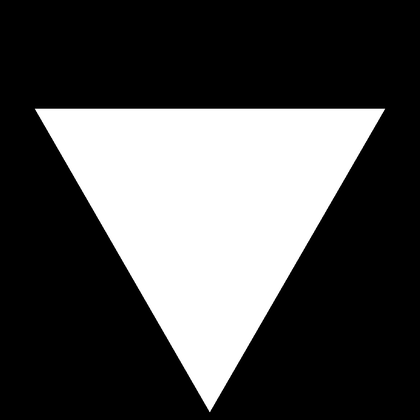
#> input picture dataset generator/polygons/3-gon/1024.png, 420 x 420 px, shrunk from 1024 x 1024 before the run; its folder holds only this picture in this run
$ python solver.py
#> lines starting #> are read from the running program, lines starting #| are printed output that depends on the picture; after the words box and inside, x2 and y2 are one past the last pixel; in counts of white or black regions, pixels touching at a corner belong together; long printed decimals are rounded
from PIL import Image
import numpy as np
from scipy.sparse import lil_matrix
from scipy.sparse.linalg import spsolve
import os
import time
import csv


# ============================================================
# Parameters
# ============================================================

input_folder = "polygons"

output_csv = "results.csv"


# ============================================================
# Solve one image
# ============================================================

def solve_image(image_path , folder_path):

    # --------------------------------------------------------
    # 1. Read image
    # --------------------------------------------------------

#> called with image_path = 'polygons/3-gon/1024.png', folder_path = 'polygons/3-gon'
    image = Image.open(image_path).convert("L")
#> image is the input picture: PIL image 420x420 L; min 0, max 255, mean 76.9
    img = np.array(image)

    # White = fluid
    # Black = wall/outside
    fluid = img > 128
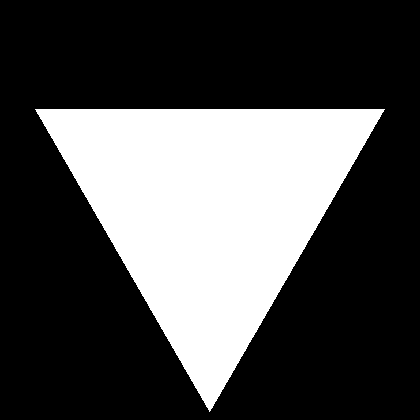
#> fluid: shape (420, 420) bool; 30.1% white; 1 white region, box (x1, y1, x2, y2) and area: (35, 109, 385, 412) 53108


    # --------------------------------------------------------
    # 2. Physical / numerical parameters
    # --------------------------------------------------------

    h = 1.0

    # We solve the problem for:
    #
    #       G / mu = 1
    #
    # Then:
    #
    #       C_shape = A^2 / Q1
    #

    G_over_mu = 1.0


    # --------------------------------------------------------
    # 3. Area and number of unknowns
    # --------------------------------------------------------

    A = np.sum(fluid) * h**2
#> A = 53108

    N = np.sum(fluid)
#> N = 53108


    # --------------------------------------------------------
    # 4. Map 2D fluid pixels -> 1D equation numbers
    # --------------------------------------------------------

    index_map = -np.ones(
        fluid.shape,
        dtype=int
    )

    index_map[fluid] = np.arange(N)
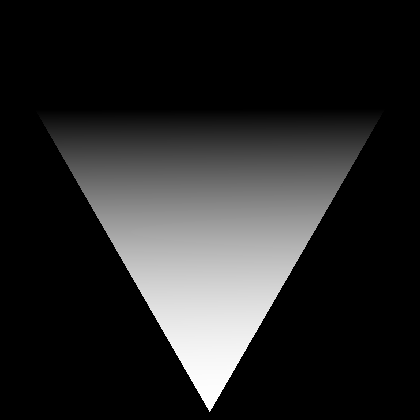
#> index_map: shape (420, 420) int64; min -1, max 53107, mean 7993.7; drawn with min black and max white


    # --------------------------------------------------------
    # 5. Create sparse matrix
    # --------------------------------------------------------

    A_matrix = lil_matrix(
        (N, N),
        dtype=float
    )

    b = np.full(
        N,
        G_over_mu * h**2,
        dtype=float
    )


    # --------------------------------------------------------
    # 6. Build finite-difference equations
    # --------------------------------------------------------

    start_build = time.perf_counter()


    for i in range(1, img.shape[0] - 1):

        for j in range(1, img.shape[1] - 1):

            if fluid[i, j]:

                # Equation number of current pixel
                p = index_map[i, j]

                # Center coefficient
                A_matrix[p, p] = 4.0


                # ------------------------------------------------
                # North neighbor
                # ------------------------------------------------

                if fluid[i - 1, j]:

                    n = index_map[i - 1, j]

                    A_matrix[p, n] = -1.0


                # ------------------------------------------------
                # South neighbor
                # ------------------------------------------------

                if fluid[i + 1, j]:

                    s = index_map[i + 1, j]

                    A_matrix[p, s] = -1.0


                # ------------------------------------------------
                # West neighbor
                # ------------------------------------------------

                if fluid[i, j - 1]:

                    w = index_map[i, j - 1]

                    A_matrix[p, w] = -1.0


                # ------------------------------------------------
                # East neighbor
                # ------------------------------------------------

                if fluid[i, j + 1]:

                    e = index_map[i, j + 1]

                    A_matrix[p, e] = -1.0


    # Convert to CSR format for the solver

    A_matrix = A_matrix.tocsr()


    build_time = (
        time.perf_counter()
        - start_build
    )


    # --------------------------------------------------------
    # 7. Solve linear system
    # --------------------------------------------------------

    start_solve = time.perf_counter()


    u_vector = spsolve(
        A_matrix,
        b
    )


    solve_time = (
        time.perf_counter()
        - start_solve
    )


    # --------------------------------------------------------
    # 8. Put velocity back into 2D image
    # --------------------------------------------------------

    u = np.zeros_like(
        img,
        dtype=float
    )

    u[fluid] = u_vector
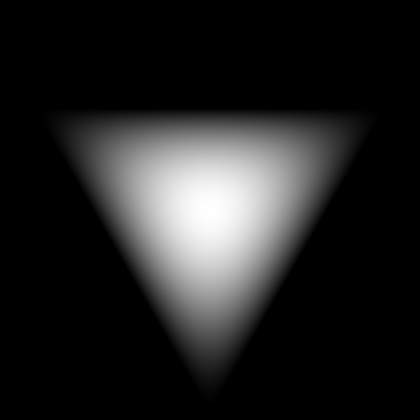
#> u: shape (420, 420) float64; min 0, max 3433.1, mean 468.7; drawn with min black and max white


    # --------------------------------------------------------
    # 9. Calculate residual
    # --------------------------------------------------------

    north = u[:-2, 1:-1]

    south = u[2:, 1:-1]

    west = u[1:-1, :-2]

    east = u[1:-1, 2:]

    center = u[1:-1, 1:-1]


    residual = (
        4.0 * center
        - north
        - south
        - west
        - east
    ) / h**2 - G_over_mu
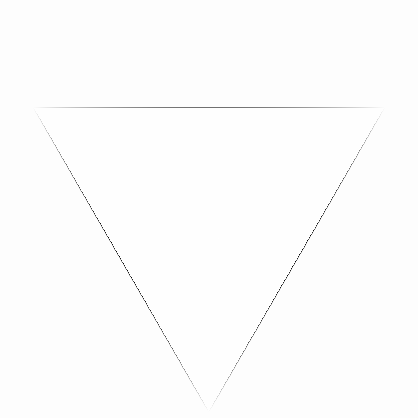
#> residual: shape (418, 418) float64; min -136.7, max 7.73e-12, mean -1; drawn with min black and max white


    fluid_inside = fluid[1:-1, 1:-1]
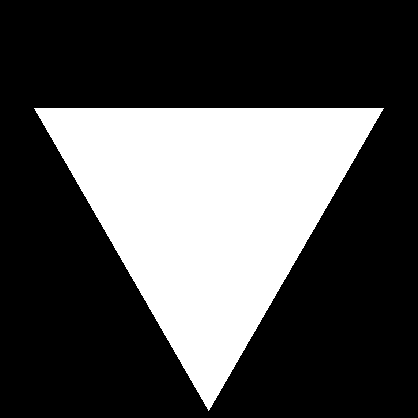
#> fluid_inside: shape (418, 418) bool; 30.4% white; 1 white region, box (x1, y1, x2, y2) and area: (34, 108, 384, 411) 53108


    residual_rms = np.sqrt(
        np.mean(
            residual[fluid_inside]**2
        )
    )
#> residual_rms = 1.06e-12


    # --------------------------------------------------------
    # 10. Calculate Q1
    # --------------------------------------------------------

    Q1 = np.sum(
        u[fluid]
    ) * h**2
#> Q1 = 82681481.6


    # --------------------------------------------------------
    # 11. Calculate shape coefficient
    # --------------------------------------------------------

    C_shape = A**2 / Q1
#> C_shape = 34.11


    # ============================================================
    # 12. Create velocity image
    # ============================================================

    u_max = np.max(u[fluid])
#> u_max = 3433.1

    velocity_img = np.zeros_like(u, dtype=np.uint8)

    velocity_img[fluid] = (
        255 * u[fluid] / u_max
    ).astype(np.uint8)


    velocity_image = Image.fromarray(velocity_img)

    velocity_image.save(f"{folder_path}/velocity{img.shape[0]}.png")


    print("Velocity image saved")


    # --------------------------------------------------------
    # 13. Return results
    # --------------------------------------------------------

    return {

        "resolution": img.shape[0],

        "area": A,

        "unknowns": N,

        "Q1": Q1,

        "C_shape": C_shape,

        "build_time": build_time,

        "solve_time": solve_time,

        "residual": residual_rms,

        "nnz": A_matrix.nnz
    }


# ============================================================
# Main dataset loop
# ============================================================

results = []


# ------------------------------------------------------------
# Check input folder
# ------------------------------------------------------------

if not os.path.isdir(input_folder):

    raise FileNotFoundError(
        f"Input folder not found: {input_folder}"
    )


# ------------------------------------------------------------
# Loop over polygon folders
# ------------------------------------------------------------

for folder_name in os.listdir(input_folder):

    folder_path = os.path.join(
        input_folder,
        folder_name
    )


    # Ignore files
    if not os.path.isdir(folder_path):

        continue


    # --------------------------------------------------------
    # Extract number of sides
    #
    # Example:
    #
    # "3-gon" -> 3
    # "10-gon" -> 10
    # --------------------------------------------------------

    try:

        sides = int(
            folder_name.split("-")[0]
        )

    except ValueError:

        print(
            f"Skipping unknown folder: {folder_name}"
        )

        continue


    print("\n================================")
    print(f"Processing {folder_name}")
    print("================================")


    # --------------------------------------------------------
    # Loop over images
    # --------------------------------------------------------

    for filename in os.listdir(folder_path):

        if not filename.lower().endswith(".png") or filename.startswith("velocity"):

            continue


        image_path = os.path.join(
            folder_path,
            filename
        )


        print(
            f"\nSolving {image_path}"
        )


        # ----------------------------------------------------
        # Solve image
        # ----------------------------------------------------

        result = solve_image(
            image_path , folder_path
        )
#> result = 9 items


        # ----------------------------------------------------
        # Add dataset information
        # ----------------------------------------------------

        result["sides"] = sides

        result["filename"] = filename


        # Add result to dataset

        results.append(result)


        # ----------------------------------------------------
        # Print result
        # ----------------------------------------------------

        print(
            f"  Resolution = "
            f"{result['resolution']}"
        )
#|   Resolution = 420

        print(
            f"  Area       = "
            f"{result['area']}"
        )
#|   Area       = 53108.0

        print(
            f"  Q1         = "
            f"{result['Q1']:.10f}"
        )
#|   Q1         = 82681481.556

        print(
            f"  C_shape    = "
            f"{result['C_shape']:.10f}"
        )
#|   C_shape    = 34.112

        print(
            f"  Residual   = "
            f"{result['residual']:.3e}"
        )
#|   Residual   = 1.056e-12

        print(
            f"  Build time = "
            f"{result['build_time']:.4f} s"
        )
#|   Build time = 0.2788 s

        print(
            f"  Solve time = "
            f"{result['solve_time']:.4f} s"
        )
#|   Solve time = 0.1671 s

        print(
            f"  NNZ        = "
            f"{result['nnz']}"
        )
#|   NNZ        = 264234
#> pass 2 of the loop `for folder_name in os.listdir(input_folder):`:
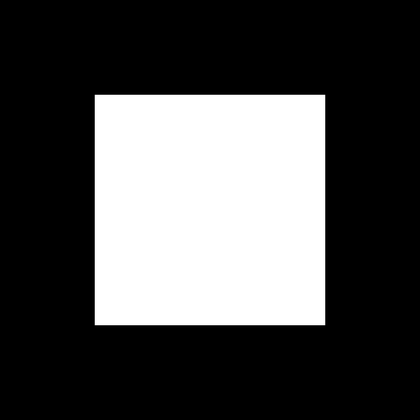
#> input picture dataset generator/polygons/4-gon/1024.png, 420 x 420 px, shrunk from 1024 x 1024 before the run
#> in solve_image, image is the input picture: PIL image 420x420 L; min 0, max 255, mean 76.8
#> fluid: shape (420, 420) bool; 30% white; 1 white region, box (x1, y1, x2, y2) and area: (95, 95, 325, 325) 52900
#> A = 52900
#> in solve_image (call 2), `u[fluid] = u_vector`:
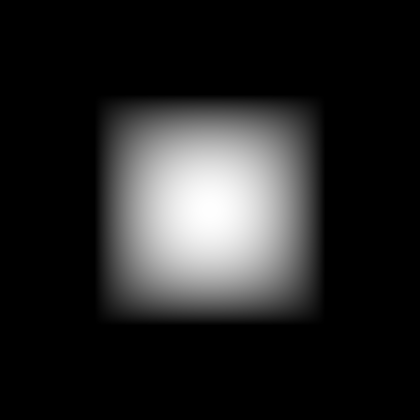
#> u: shape (420, 420) float64; min 0, max 3931, mean 567.3; drawn with min black and max white
#> in solve_image (call 2), `residual = ( 4.0 * center - north - south - west - east ) / h**2 - G_o..`:
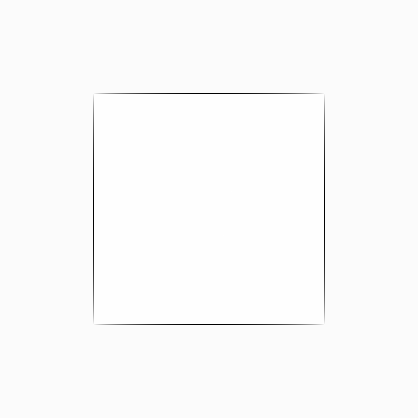
#> residual: shape (418, 418) float64; min -78.5, max 1.05e-11, mean -1; drawn with min black and max white
#> fluid_inside: shape (418, 418) bool; 30.3% white; 1 white region, box (x1, y1, x2, y2) and area: (94, 94, 324, 324) 52900
#> residual_rms = 1.27e-12
#> Q1 = 100063521.8
#> C_shape = 27.97
#> u_max = 3931
#|   Resolution = 420
#|   Area       = 52900.0
#|   Q1         = 100063521.828
#|   C_shape    = 27.966
#|   Residual   = 1.274e-12
#|   Build time = 0.2787 s
#|   Solve time = 0.1770 s
#|   NNZ        = 263580


# ============================================================
# Create CSV file
# ============================================================

headers = [

    "Sides",

    "Resolution",

    "Filename",

    "Area",

    "Unknowns",

    "Q1",

    "C_shape",

    "Build Time (s)",

    "Solve Time (s)",

    "Residual",

    "NNZ"
]
#> headers = ['Sides', 'Resolution', 'Filename', 'Area', 'Unknowns', 'Q1', 'C_shape', 'Build Time (s)', 'Solve Time (s)', 'Residual', 'NNZ']


# ------------------------------------------------------------
# Write CSV
# ------------------------------------------------------------

with open(
    output_csv,
    "w",
    newline="",
    encoding="utf-8"
) as file:

    writer = csv.writer(file)

    # Header
    writer.writerow(headers)


    # Data
    for result in results:

        writer.writerow([

            result["sides"],

            result["resolution"],

            result["filename"],

            result["area"],

            result["unknowns"],

            result["Q1"],

            result["C_shape"],

            result["build_time"],

            result["solve_time"],

            result["residual"],

            result["nnz"]
        ])


# ============================================================
# Finished
# ============================================================

print("\n================================")
print("Dataset solving complete!")
print(f"Total cases = {len(results)}")
print(f"Results saved to: {output_csv}")
print("================================")
